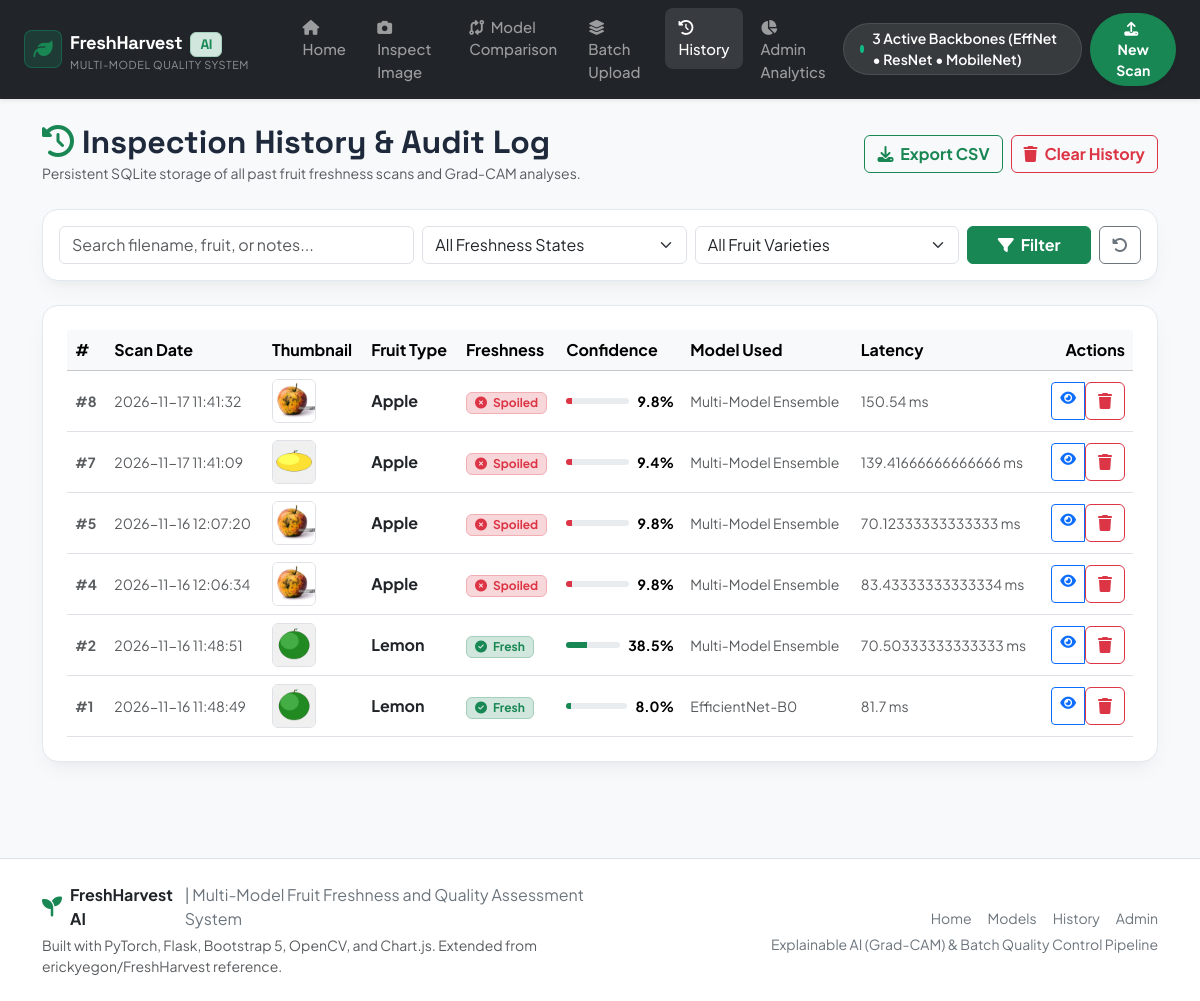
The app's page /history with its own data.
### tables this page shows
CREATE TABLE predictions (
        id INTEGER PRIMARY KEY AUTOINCREMENT,
        timestamp TEXT NOT NULL,
        filename TEXT NOT NULL,
        original_image_path TEXT NOT NULL,
        heatmap_path TEXT,
        model_name TEXT NOT NULL,
        fruit_type TEXT NOT NULL,
        freshness TEXT NOT NULL,
        confidence REAL NOT NULL,
        latency_ms REAL NOT NULL,
        all_models_summary TEXT,
        is_batch INTEGER DEFAULT 0,
        batch_id TEXT,
        notes TEXT
    );

### app.py (the view)
@app.route('/history')
def history_page():
    search = request.args.get('search', '').strip() or None
    freshness = request.args.get('freshness', 'All')
    fruit = request.args.get('fruit', 'All')
    predictions = get_predictions(
        limit=200,
        filter_freshness=freshness if freshness != 'All' else None,
        filter_fruit=fruit if fruit != 'All' else None,
        search=search
    )
    return render_template(
        'history.html',
        predictions=predictions,
        current_search=search,
        current_freshness=freshness,
        current_fruit=fruit,
        fruit_types=FRUIT_TYPES
    )

### database.py (called while the page is built)
def get_connection():
    conn = sqlite3.connect(str(DB_PATH))
    conn.row_factory = sqlite3.Row
    return conn

def get_predictions(limit=100, offset=0, filter_freshness=None, filter_fruit=None, search=None):
    conn = get_connection()
    cursor = conn.cursor()
    query = "SELECT * FROM predictions WHERE 1=1"
    params = []
    if filter_freshness and filter_freshness != "All":
        query += " AND freshness = ?"
        params.append(filter_freshness)
    if filter_fruit and filter_fruit != "All":
        query += " AND fruit_type = ?"
        params.append(filter_fruit)
    if search:
        query += " AND (filename LIKE ? OR notes LIKE ? OR fruit_type LIKE ?)"
        term = f"%{search}%"
        params.extend([term, term, term])
    query += " ORDER BY id DESC LIMIT ? OFFSET ?"
    params.extend([limit, offset])
    cursor.execute(query, params)
    rows = cursor.fetchall()
    results = [dict(row) for row in rows]
    conn.close()
    return results

### templates/history.html (shortened to what this page needs)
{% extends "base.html" %}
{% block content %}
<div class="container">
    <div class="d-flex justify-content-between align-items-center flex-wrap gap-2 mb-4">
        <div>
            <h2 class="fw-bold mb-0"><i class="fa-solid fa-clock-rotate-left text-success me-2"></i>Inspection History & Audit Log</h2>
            <small class="text-muted">Persistent SQLite storage of all past fruit freshness scans and Grad-CAM analyses.</small>
        </div>
        <div class="d-flex gap-2">
            <a href="{{ url_for('export_history_csv') }}" class="btn btn-outline-success fw-bold">
                <i class="fa-solid fa-download me-1"></i> Export CSV
            </a>
            <button class="btn btn-outline-danger fw-bold" data-bs-toggle="modal" data-bs-target="#clearModal">
                <i class="fa-solid fa-trash me-1"></i> Clear History
            </button>
        </div>
    </div>
    <div class="card card-custom p-3 mb-4">
        <form method="GET" action="{{ url_for('history_page') }}" class="row g-2 align-items-center">
            <div class="col-md-4">
                <input type="text" name="search" class="form-control" placeholder="Search filename, fruit, or notes..." value="{{ current_search or '' }}">
            </div>
            <div class="col-md-3">
                <select name="freshness" class="form-select">
                    <option value="All" {% if current_freshness == 'All' %}selected{% endif %}>All Freshness States</option>
                </select>
            </div>
            <div class="col-md-3">
                <select name="fruit" class="form-select">
                    <option value="All" {% if current_fruit == 'All' %}selected{% endif %}>All Fruit Varieties</option>
                </select>
            </div>
            <div class="col-md-2 d-flex gap-2">
                <button type="submit" class="btn btn-success w-100 fw-bold">
                    <i class="fa-solid fa-filter me-1"></i> Filter
                </button>
                <a href="{{ url_for('history_page') }}" class="btn btn-outline-secondary" title="Reset Filters">
                    <i class="fa-solid fa-rotate-left"></i>
                </a>
            </div>
        </form>
    </div>
    <div class="card card-custom p-4 mb-4">
        <div class="table-responsive">
            <table class="table table-hover align-middle mb-0">
                <thead class="table-light">
                    <tr>
                        <th>#</th>
                        <th>Scan Date</th>
                        <th>Thumbnail</th>
                        <th>Fruit Type</th>
                        <th>Freshness</th>
                        <th>Confidence</th>
                        <th>Model Used</th>
                        <th>Latency</th>
                        <th class="text-end">Actions</th>
                    </tr>
                </thead>
                <tbody>
                    {% for row in predictions %}
                    <tr>
                        <td><small class="text-muted fw-bold">#{{ row.id }}</small></td>
                        <td><small class="text-muted">{{ row.timestamp }}</small></td>
                        <td>
                            {% if row.original_image_path %}
                            <img src="{{ url_for('static', filename=row.original_image_path) }}" class="rounded border" style="width: 44px; height: 44px; object-fit: cover;" alt="Fruit">
                            {% endif %}
                        </td>
                        <td><strong class="text-dark">{{ row.fruit_type }}</strong></td>
                        <td>
                            {% if row.freshness == 'Fresh' %}
                            <span class="badge bg-success-subtle text-success border border-success-subtle fw-bold">
                                <i class="fa-solid fa-circle-check me-1"></i> Fresh
                            </span>
                            {% else %}
                            <span class="badge bg-danger-subtle text-danger border border-danger-subtle fw-bold">
                                <i class="fa-solid fa-circle-xmark me-1"></i> Spoiled
                            </span>
                            {% endif %}
                        </td>
                        <td>
                            <div class="d-flex align-items-center gap-2">
                                <div class="progress flex-grow-1" style="height: 6px; width: 50px;">
                                    <div class="progress-bar {% if row.freshness == 'Fresh' %}bg-success{% else %}bg-danger{% endif %}"
                                         style="width: {{ (row.confidence * 100) if row.confidence <= 1.0 else row.confidence }}%"></div>
                                </div>
                                <small class="fw-bold">{{ (row.confidence * 100)|round(1) if row.confidence <= 1.0 else row.confidence|round(1) }}%</small>
                            </div>
                        </td>
                        <td><small class="text-muted">{{ row.model_name }}</small></td>
                        <td><small class="text-muted">{{ row.latency_ms }} ms</small></td>
                        <td class="text-end">
                            <div class="btn-group btn-group-sm">
                                <a href="{{ url_for('result_page', record_id=row.id) }}" class="btn btn-outline-primary" title="View Detailed Report">
                                    <i class="fa-solid fa-eye"></i>
                                </a>
                                <form action="{{ url_for('delete_record', record_id=row.id) }}" method="POST" class="d-inline" onsubmit="return confirm('Delete this record?');">
                                    <button type="submit" class="btn btn-outline-danger" title="Delete">
                                        <i class="fa-solid fa-trash"></i>
                                    </button>
                                </form>
                            </div>
                        </td>
                    </tr>
                    {% endfor %}
                </tbody>
            </table>
        </div>
    </div>
</div>
{% endblock %}

### static/css/style.css (style rules this page uses)
:root { --primary-green: #10b981; --primary-green-dark: #059669; --primary-green-light: #d1fae5; --fresh-color: #10b981; --spoiled-color: #ef4444; --spoiled-light: #fee2e2; --accent-blue: #3b82f6; --accent-purple: #8b5cf6; --dark-bg: #0f172a; --card-bg: #ffffff; --text-main: #1e293b; --text-muted: #64748b; --border-color: #e2e8f0; --radius-lg: 16px; --radius-md: 12px; --radius-sm: 8px; --shadow-soft: 0 10px 25px -5px rgba(0, 0, 0, 0.05), 0 8px 10px -6px rgba(0, 0, 0, 0.03); --shadow-hover: 0 20px 35px -5px rgba(0, 0, 0, 0.08), 0 10px 15px -6px rgba(0, 0, 0, 0.04); }
body { font-family: 'Plus Jakarta Sans', -apple-system, BlinkMacSystemFont, 'Segoe UI', Roboto, sans-serif; color: var(--text-main); background-color: #f8fafc; min-height: 100vh; display: flex; flex-direction: column; }
h1, h2, h3, .brand-title { font-family: 'Space Grotesk', 'Plus Jakarta Sans', sans-serif; font-weight: 700; }
.card-custom { background: var(--card-bg); border: 1px solid var(--border-color); border-radius: var(--radius-lg); box-shadow: var(--shadow-soft); transition: transform 0.2s ease, box-shadow 0.2s ease; }

### records on screen
predictions: id "8", timestamp "2026-11-17 11:41:32", original_image_path (picture), fruit_type "Apple", freshness "Spoiled" (drawn), confidence "9.8", model_name "Multi-Model Ensemble", latency_ms "150.54"
predictions: id "7", timestamp "2026-11-17 11:41:09", original_image_path (picture), fruit_type "Apple", freshness "Spoiled" (drawn), confidence "9.4", model_name "Multi-Model Ensemble", latency_ms "139.41666666666666"
predictions: id "5", timestamp "2026-11-16 12:07:20", original_image_path (picture), fruit_type "Apple", freshness "Spoiled" (drawn), confidence "9.8", model_name "Multi-Model Ensemble", latency_ms "70.12333333333333"
predictions: id "4", timestamp "2026-11-16 12:06:34", original_image_path (picture), fruit_type "Apple", freshness "Spoiled" (drawn), confidence "9.8", model_name "Multi-Model Ensemble", latency_ms "83.43333333333334"
predictions: id "2", timestamp "2026-11-16 11:48:51", original_image_path (picture), fruit_type "Lemon", freshness "Fresh" (drawn), confidence "38.5", model_name "Multi-Model Ensemble", latency_ms "70.50333333333333"
predictions: id "1", timestamp "2026-11-16 11:48:49", original_image_path (picture), fruit_type "Lemon", freshness "Fresh" (drawn), confidence "8.0", model_name "EfficientNet-B0", latency_ms "81.7"
